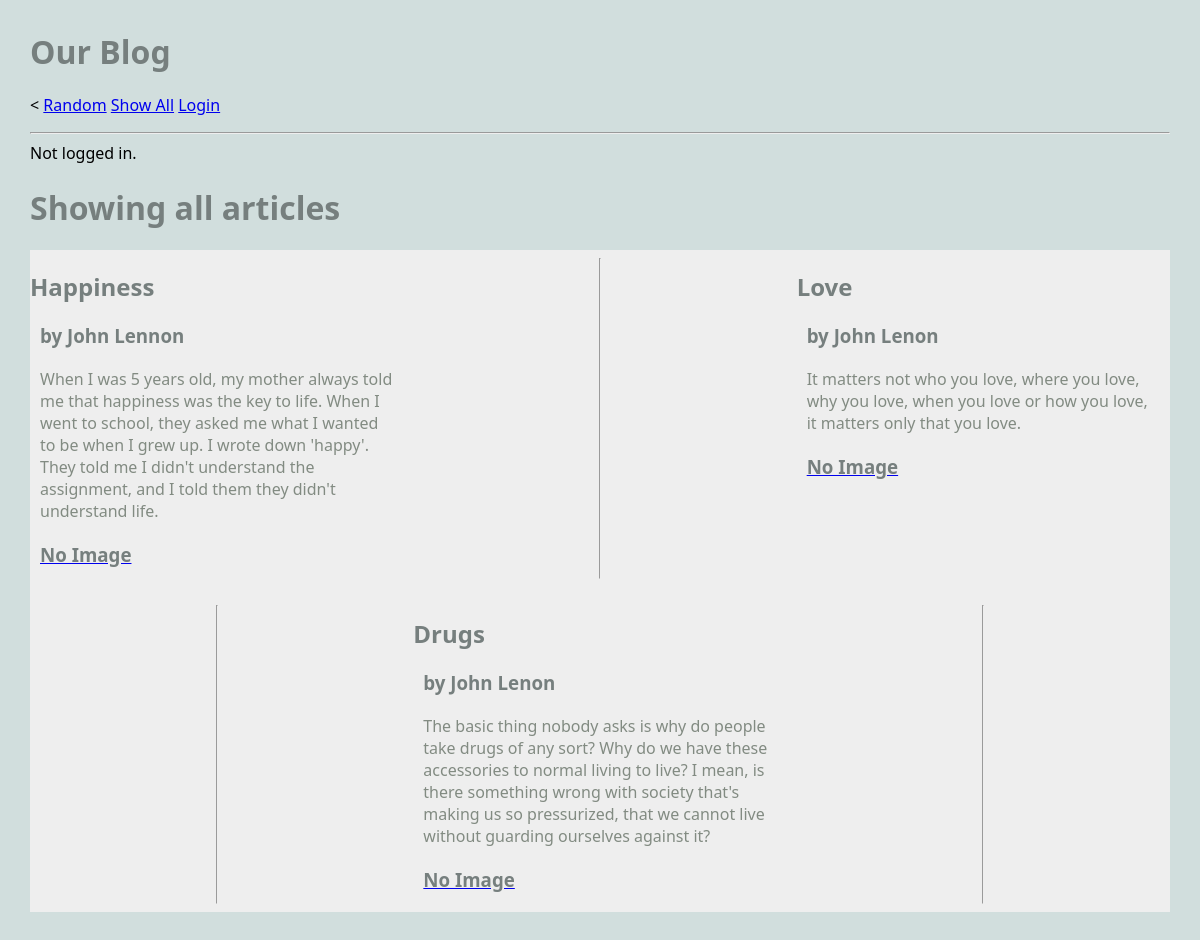
/blog/show_all, run on an earlier commit of the app's database.
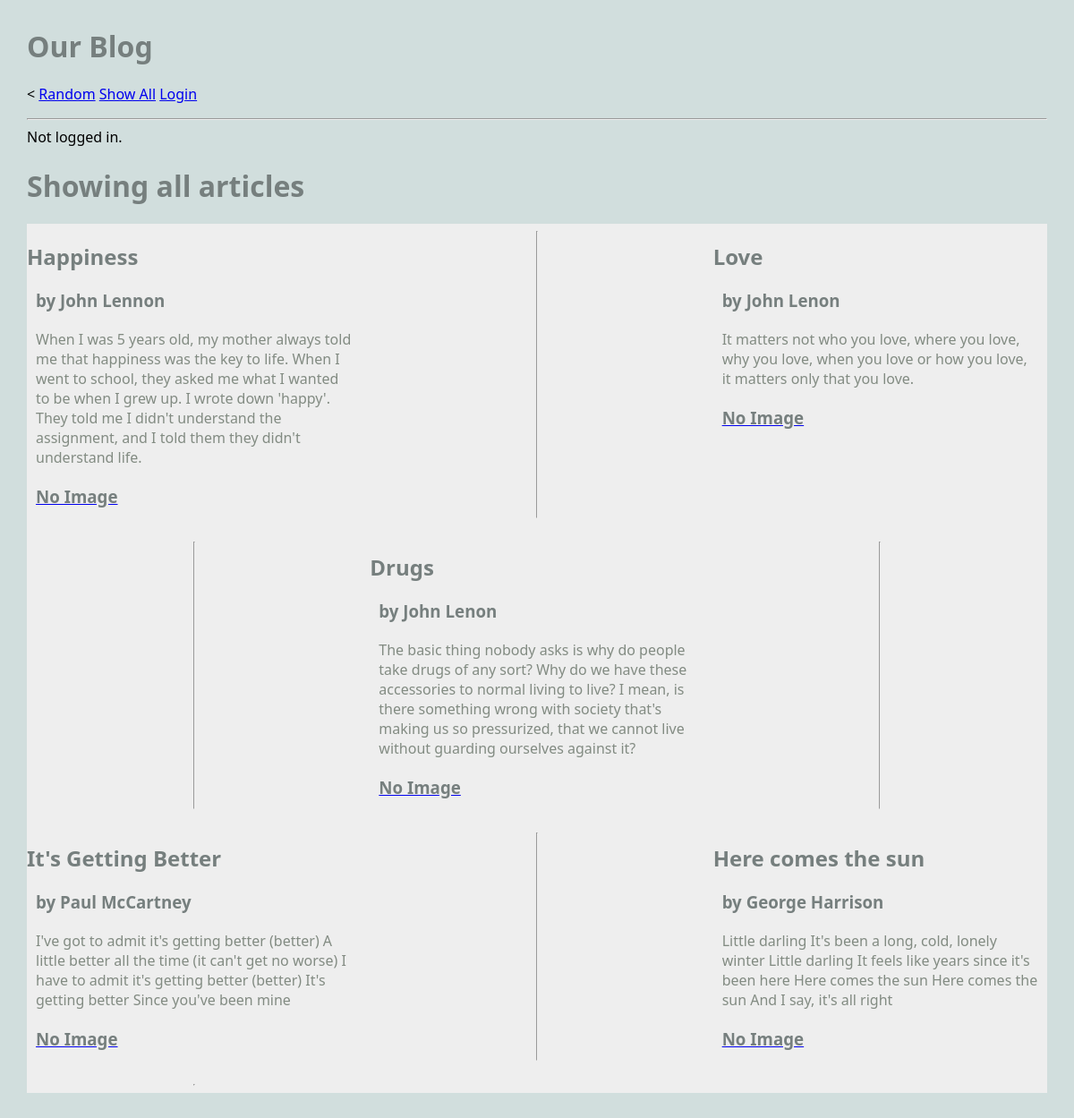
And on a later commit of the database.
### blog/models.py (models this page shows, shortened)
class Article(models.Model):
    title = models.TextField(blank=True)
    author = models.TextField(blank=True)
    text = models.TextField(blank=True)
    published = models.DateTimeField(auto_now=True)
    image_file = models.ImageField(blank=True) # an actual image
    user = models.ForeignKey(User, on_delete=models.CASCADE) ## NEW

### blog/views.py (the view)
# urls.py: path('show_all', ShowAllViews.as_view(), name="show_all"),
class ShowAllViews(ListView):
    model = Article
    template_name = "blog/show_all.html"
    context_object_name = "articles"
    def dispatch(self, request, *args, **kwargs):
        if request.user.is_authenticated:
            print(f'ShowAllView.dispatch(): request.user={request.user}')
        else:
            print(f'ShowAllView.dispatch(): not logged in.')
        return super().dispatch(request, *args, **kwargs)

### blog/templates/blog/show_all.html
{% extends 'blog/base.html' %}
{% block content %}
<h1>Showing all articles</h1>
<main class="grid-container">
    {% for article in articles %}
    <article>
        <div>
        <h2>{{article.title}}</h2>
        <h3>by {{article.author}}</h3>
        <p>
            {{article.text}}
        </p>
        </div>
        <a href="{% url 'article' article.pk %}">
        {% if article.image_file %}
        <img src="{{article.image_file.url}}" alt="">
        {% else %}
        <h3>No Image</h3>
        {% endif %}
        </a>
    </article>
    <hr>
    {% endfor %}
</main>
{% endblock %}

What changed in the data, as far as the page shows it:
added Article: title "It's Getting Better", author "Paul McCartney", text "I've got to admit it's getting better (better) A little better all the time (it can't get no worse) I have to admit it's getting better (better) It's getting better Since you've been mine", image_file "No Image"
added Article: title "Here comes the sun", author "George Harrison", text "Little darling It's been a long, cold, lonely winter Little darling It feels like years since it's been here Here comes the sun Here comes the sun And I say, it's all right", image_file "No Image"
